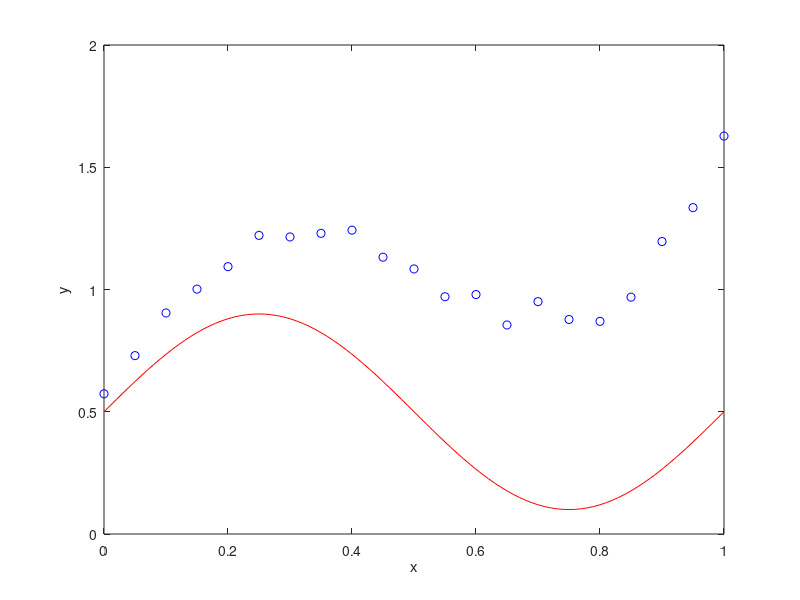

MATLAB code for this plot:
% Codigo para gerar funcao ruidosa 1-D para comprovar overfitting
%
% Data: 17/10/2007
% Autor: Guilherme A. Barreto

clear all; close all;

%% Gera grafico da funcao sem ruido
x=0:0.01:1;
for t=1:length(x),
	y(t) = 0.5 + 0.4*sin(2*pi*x(t));
end
F=[x' y'];

%% Gera grafico da funcao com ruido
u=0:0.05:1;
%u=x;
for t=1:length(u),
	h(t) = 0.5 + 0.4*sin(2*pi*u(t)) + 0.05*randn + 0.05*t;
end

X=[u' h'];

% Graficos
figure(1); 
plot(x,y,'r-',u,h,'bo'); 
xlabel('x'); ylabel('y');

save -ascii noisy1d.dat X
save -ascii function1d.dat F  

